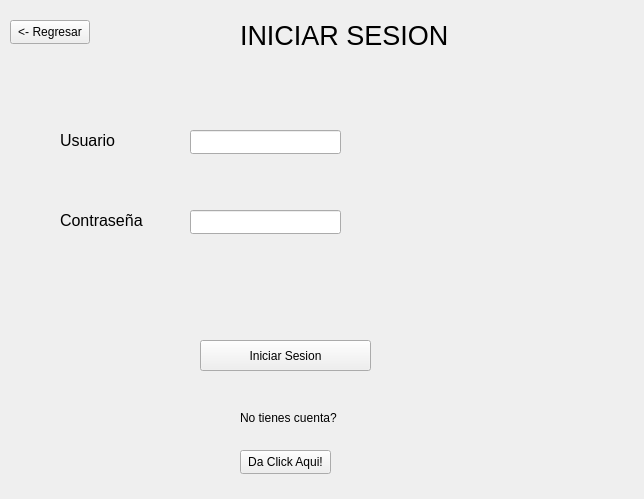
<?xml version="1.0" encoding="UTF-8"?>
<ui version="4.0">
 <class>LogIn</class>
 <widget class="QWidget" name="LogIn">
  <property name="geometry">
   <rect>
    <x>0</x>
    <y>0</y>
    <width>644</width>
    <height>499</height>
   </rect>
  </property>
  <property name="windowTitle">
   <string>Form</string>
  </property>
  <widget class="QLabel" name="label">
   <property name="geometry">
    <rect>
     <x>240</x>
     <y>20</y>
     <width>251</width>
     <height>31</height>
    </rect>
   </property>
   <property name="font">
    <font>
     <pointsize>20</pointsize>
    </font>
   </property>
   <property name="text">
    <string>INICIAR SESION</string>
   </property>
  </widget>
  <widget class="QLabel" name="label_2">
   <property name="geometry">
    <rect>
     <x>60</x>
     <y>120</y>
     <width>71</width>
     <height>41</height>
    </rect>
   </property>
   <property name="font">
    <font>
     <pointsize>12</pointsize>
    </font>
   </property>
   <property name="text">
    <string>Usuario</string>
   </property>
  </widget>
  <widget class="QLabel" name="label_3">
   <property name="geometry">
    <rect>
     <x>60</x>
     <y>200</y>
     <width>91</width>
     <height>41</height>
    </rect>
   </property>
   <property name="font">
    <font>
     <pointsize>12</pointsize>
    </font>
   </property>
   <property name="text">
    <string>Contraseña</string>
   </property>
  </widget>
  <widget class="QLineEdit" name="txtUsuario">
   <property name="geometry">
    <rect>
     <x>190</x>
     <y>130</y>
     <width>151</width>
     <height>24</height>
    </rect>
   </property>
  </widget>
  <widget class="QLineEdit" name="txtContrasena">
   <property name="geometry">
    <rect>
     <x>190</x>
     <y>210</y>
     <width>151</width>
     <height>24</height>
    </rect>
   </property>
   <property name="echoMode">
    <enum>QLineEdit::EchoMode::Password</enum>
   </property>
  </widget>
  <widget class="QPushButton" name="btnLogin">
   <property name="geometry">
    <rect>
     <x>200</x>
     <y>340</y>
     <width>171</width>
     <height>31</height>
    </rect>
   </property>
   <property name="text">
    <string>Iniciar Sesion</string>
   </property>
  </widget>
  <widget class="QLabel" name="label_4">
   <property name="geometry">
    <rect>
     <x>240</x>
     <y>410</y>
     <width>101</width>
     <height>16</height>
    </rect>
   </property>
   <property name="text">
    <string>No tienes cuenta?</string>
   </property>
  </widget>
  <widget class="QPushButton" name="crear">
   <property name="geometry">
    <rect>
     <x>240</x>
     <y>450</y>
     <width>91</width>
     <height>24</height>
    </rect>
   </property>
   <property name="text">
    <string>Da Click Aqui!</string>
   </property>
  </widget>
  <widget class="QPushButton" name="btnRegresar">
   <property name="geometry">
    <rect>
     <x>10</x>
     <y>20</y>
     <width>80</width>
     <height>24</height>
    </rect>
   </property>
   <property name="text">
    <string>&lt;- Regresar</string>
   </property>
  </widget>
 </widget>
 <resources/>
 <connections/>
</ui>
